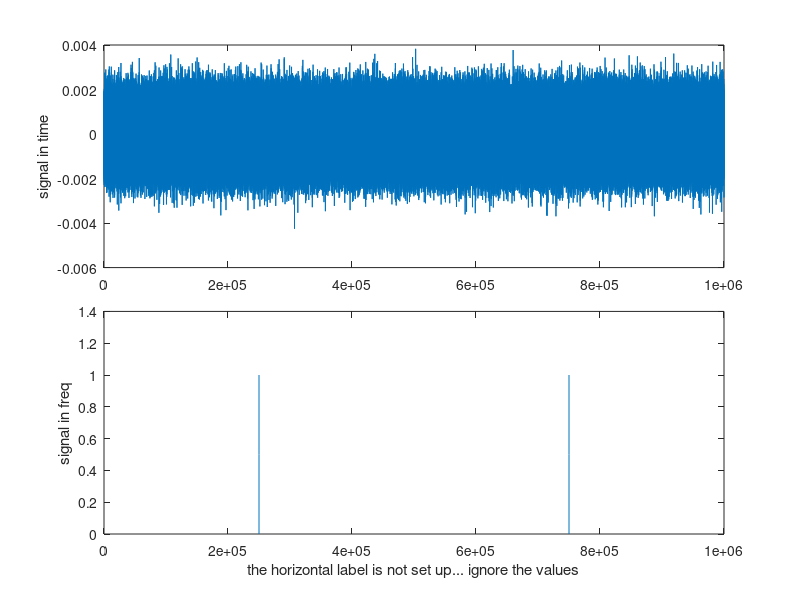

The MATLAB source for this figure:

% create the signal in time and dft domains
N=1e6;
sig_rnd=wgn(N,1,0);
sig_rnd=sig_rnd/max(abs(sig_rnd));
Sig_rnd=fft(sig_rnd);

% build the desired shape in the dft domain
Desired=ones(N,1);
Desired(1:N/4)=1-4/N*(1:N/4);
Desired(3*N/4+1:N)=-3+4/N*(3*N/4+1:N);
stem(Desired,'Marker','none')

% build a "filter" - a vector that will make the random signal in the
% desired shape
Filt=abs(Desired)./abs(Sig_rnd);
Sig=Sig_rnd.*Filt;
sig=ifft(Sig);
sig_r_var=var(real(sig));
sig_i_var=var(imag(sig));
sig=real(sig);
Sig=fft(sig);

subplot(6,1,1:3);
plot(sig);
ylabel('signal in time');
subplot(6,1,4:6);
plot(abs(Sig));
ylabel('signal in freq');
xlabel('the horizontal label is not set up... ignore the values');

